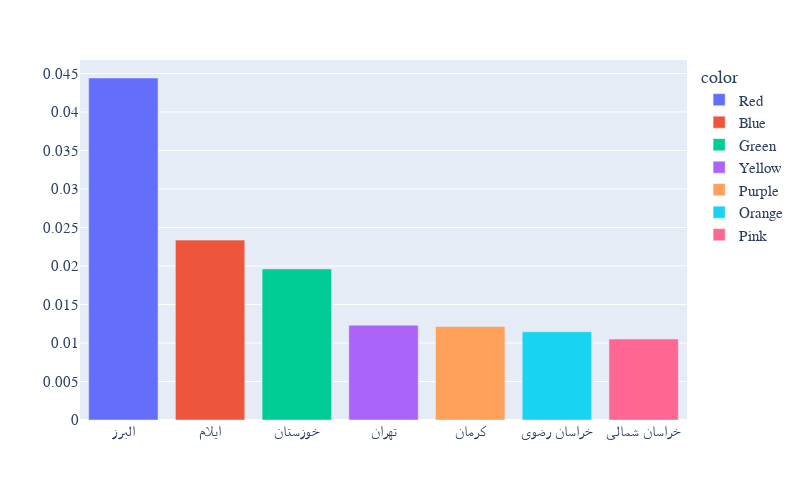

Notebook source saved alongside this figure:
### Code cell
fig = px.bar(top7_violent, x='state', y='violence rel', color=['Red', 'Blue', 'Green', 'Yellow', 'Purple', 'Orange', 'Pink'])
fig.update_layout(width=800, height=500, yaxis={'tickformat':'f'}, yaxis_title='', xaxis_title='', font={'family':'B Koodak', 'size':15})

### Figure 1 — Plotly figure (JSON) as saved in the notebook; plotly's stock layout.template omitted (floating-point values rounded to 4 significant figures)
{"data": [{"alignmentgroup": "True", "hovertemplate": "color=Red<br>state=%{x}<br>violence rel=%{y}<extra></extra>", "legendgroup": "Red", "marker": {"color": "#636efa", "pattern": {"shape": ""}}, "name": "Red", "offsetgroup": "Red", "orientation": "v", "showlegend": true, "textposition": "auto", "x": ["البرز"], "xaxis": "x", "y": [0.04441], "yaxis": "y", "type": "bar"}, {"alignmentgroup": "True", "hovertemplate": "color=Blue<br>state=%{x}<br>violence rel=%{y}<extra></extra>", "legendgroup": "Blue", "marker": {"color": "#EF553B", "pattern": {"shape": ""}}, "name": "Blue", "offsetgroup": "Blue", "orientation": "v", "showlegend": true, "textposition": "auto", "x": ["ایلام"], "xaxis": "x", "y": [0.02336], "yaxis": "y", "type": "bar"}, {"alignmentgroup": "True", "hovertemplate": "color=Green<br>state=%{x}<br>violence rel=%{y}<extra></extra>", "legendgroup": "Green", "marker": {"color": "#00cc96", "pattern": {"shape": ""}}, "name": "Green", "offsetgroup": "Green", "orientation": "v", "showlegend": true, "textposition": "auto", "x": ["خوزستان"], "xaxis": "x", "y": [0.01961], "yaxis": "y", "type": "bar"}, {"alignmentgroup": "True", "hovertemplate": "color=Yellow<br>state=%{x}<br>violence rel=%{y}<extra></extra>", "legendgroup": "Yellow", "marker": {"color": "#ab63fa", "pattern": {"shape": ""}}, "name": "Yellow", "offsetgroup": "Yellow", "orientation": "v", "showlegend": true, "textposition": "auto", "x": ["تهران"], "xaxis": "x", "y": [0.01232], "yaxis": "y", "type": "bar"}, {"alignmentgroup": "True", "hovertemplate": "color=Purple<br>state=%{x}<br>violence rel=%{y}<extra></extra>", "legendgroup": "Purple", "marker": {"color": "#FFA15A", "pattern": {"shape": ""}}, "name": "Purple", "offsetgroup": "Purple", "orientation": "v", "showlegend": true, "textposition": "auto", "x": ["كرمان"], "xaxis": "x", "y": [0.01214], "yaxis": "y", "type": "bar"}, {"alignmentgroup": "True", "hovertemplate": "color=Orange<br>state=%{x}<br>violence rel=%{y}<extra></extra>", "legendgroup": "Orange", "marker": {"color": "#19d3f3", "pattern": {"shape": ""}}, "name": "Orange", "offsetgroup": "Orange", "orientation": "v", "showlegend": true, "textposition": "auto", "x": ["خراسان رضوی"], "xaxis": "x", "y": [0.01147], "yaxis": "y", "type": "bar"}, {"alignmentgroup": "True", "hovertemplate": "color=Pink<br>state=%{x}<br>violence rel=%{y}<extra></extra>", "legendgroup": "Pink", "marker": {"color": "#FF6692", "pattern": {"shape": ""}}, "name": "Pink", "offsetgroup": "Pink", "orientation": "v", "showlegend": true, "textposition": "auto", "x": ["خراسان شمالی"], "xaxis": "x", "y": [0.01051], "yaxis": "y", "type": "bar"}], "layout": {"xaxis": {"anchor": "y", "domain": [0.0, 1.0], "title": {"text": ""}}, "yaxis": {"anchor": "x", "domain": [0.0, 1.0], "title": {"text": ""}, "tickformat": "f"}, "legend": {"title": {"text": "color"}, "tracegroupgap": 0}, "margin": {"t": 60}, "barmode": "relative", "font": {"family": "B Koodak", "size": 15}, "width": 800, "height": 500}}
